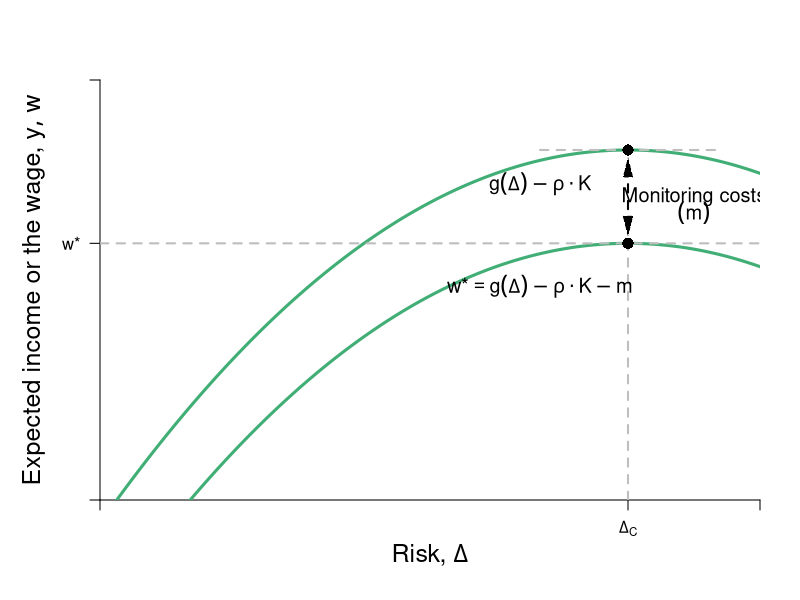

Here is the R script that generated this plot:
require(shape)
pdf(file = "capitalism/risk_contrast_monitoring.pdf", width = 9, height = 7)

#Set parameters for graphics
axislabelsize <- 1.5
labelsize <- 1.2
graphlinewidth <- 3
segmentlinewidth <- 2
a <- c(2, 4, 6)


COL <- c("#7fc97f", "#beaed4", "#fdc086", "#ffff99", "#386cb0", "#f0027f", "#bf5b17", "#666666")
COLA <- c("#e0f3db", "#99d8c9","#66c2a4","#41ae76", "#238b45", "#005824")
COLB <- c("#c6dbef", "#4eb3d3", "#2b8cbe", "#0868ac","#084081")
COLC <- c("#fcfbfd", "#efedf5", "#dadaeb", "#bcbddc", "#9e9ac8", "#807dba", "#6a51a3", "#54278f", "#3f007d")

par(mar =  c(5, 5, 4, 2))
xlims <- c(0, 15)
ylims <- c(0, 18)

riskreturn <- function(g, int1 = 14, int2 = 4, coeff = 1/3){
  int1 - (int2 - (coeff)*g)^2
}

uA <- function(y, g, slope = 0.5){
  y + y*g  - slope*g^2
}

indiffA <- function(g, intercept = 3, slope1 = 0.25, slope2 = 0.12){
  intercept  + slope1*g + slope2*g^2
}

indiffA2 <- function(g, intercept = 3, slope1 = 0.25, slope2 = 0.05){
  intercept  + slope1*g + slope2*g^2
}

#Plot command 
plot(0, 0, xlim = xlims, ylim = ylims, 
     type = "n",
     xlab = expression(paste("")),
     ylab = expression(paste("")), 
     axes = FALSE,
     # xlab = expression(paste("Bob's Payoff, ", u^B)),
     # ylab = expression(paste("Alfredo's Payoff, ", u^A)),
     #xaxt = "n", 
     #yaxt = "n", 
     cex.lab = axislabelsize, 
     bty = "n", 
     xaxs="i", 
     yaxs="i"
)


#Customize ticks and labels for the plot
# ticksy <- seq(ylims[1], ylims[2], 3)
# ylabels <- seq(ylims[1], ylims[2], 3)
# ticksx <- seq(xlims[1], xlims[2], 5)
# xlabels <- seq(xlims[1], xlims[2], 5)
ticksx <- c(0, 12, xlims[2])
xlabels <- c(NA, expression(paste(Delta[C])), NA)
ticksy <- c(0, 11, ylims[2])
ylabels <- c(NA, expression(paste(w,"*")), NA)

axis(1, at = ticksx, pos = 0, labels = xlabels)
axis(2, at = ticksy, pos = 0, labels = ylabels, las = 1)

#Axis labels and draw linear utility function
mtext(expression(paste("Risk, ", Delta)), side = 1, line = 2.5, cex = axislabelsize)
text(-1.5, 0.5*ylims[2], expression(paste("Expected income or the wage, ", list(y, w))), xpd = TRUE, cex = axislabelsize, srt = 90) 


npts <- 500 
xx1 <- seq(xlims[1], xlims[2], length.out = npts)
#lines(xx1, riskreturn(xx1, int1 = 5.7), col = COLA[4], lwd = graphlinewidth, lty = 1)
lines(xx1, riskreturn(xx1, int1 = 11), col = COLA[4], lwd = graphlinewidth, lty = 1)
lines(xx1, riskreturn(xx1, int1 = 15), col = COLA[4], lwd = graphlinewidth, lty = 1)
# lines(xx1, indiffA(xx1, intercept = 4.4), col = COLB[3], lwd = graphlinewidth, lty = 1)
# lines(xx1, indiffA(xx1, intercept = 8), col = COLB[3], lwd = graphlinewidth, lty = 1)
# lines(xx1, indiffA2(xx1, intercept = 7.1), col = COLB[5], lwd = graphlinewidth, lty = 1)
# lines(xx1, indiffA2(xx1, intercept = 10), col = COLB[5], lwd = graphlinewidth, lty = 1)

#Add points a, b, c and d
segments(12, 0, 12, riskreturn(int1 = 11, g = 12), lty = 2, col = "gray", lwd = segmentlinewidth)
segments(10, riskreturn(int1 = 15, g = 12), 14, riskreturn(int1 = 15, g = 12), lty = 2, col = "gray", lwd = segmentlinewidth)
#text(5.6 + 0.25, riskreturn(g = 5.6) - 0.3, expression(A), cex = labelsize)
# 


# segments(7.5, 0, 7.5, riskreturn(g = 7.5) , lty = 2, col = "gray", lwd = segmentlinewidth)
# segments(0, riskreturn(g = 7.5) , 7.5, riskreturn(g = 7.5) , lty = 2, col = "gray", lwd = segmentlinewidth)
# points(7.5, riskreturn(g = 7.5) , pch = 16, col = "black", cex = 1.5)
# text(7.5 + 0.25, riskreturn(g = 8) - 1, expression(B), cex = labelsize)

#Segment for next best wage offer
segments(0, 11, xlims[2], 11, lty = 2, col = "gray", lwd = segmentlinewidth)


points(12, riskreturn(int1 = 15, g = 12), pch = 16, col = "black", cex = 1.5)

points(12, riskreturn(int1 = 11, g = 12), pch = 16, col = "black", cex = 1.5)




#Label risk return schedule
text(10, riskreturn(g = 14), expression(paste(g(Delta) - rho%.%K) ), cex = labelsize)

text(10, riskreturn(int1 = 11, g = 14)-1.4, expression(paste(w,"*",phantom()==g(Delta) - rho%.%K - m) ), cex = labelsize)

Arrows(12, riskreturn(int1 = 15, g = 12) - 0.75, 12, riskreturn(int1 = 11, g = 12) + 0.75, col = "black", lty = 2, lwd = 2, arr.type = "triangle", arr.lwd = 0.5, code = 3)
text(13.5, 13, expression(paste("Monitoring costs")), cex = labelsize)
text(13.5, 12.3, expression(paste((m))), cex = labelsize)

#Label value functions
# text(12.2, 17, expression(v[1]^B), cex = labelsize)
# text(10.1, 17, expression(v[2]^B), cex = labelsize)
# text(8.8, 17, expression(v[1]^A), cex = labelsize)
# text(7.2, 17, expression(v[2]^A), cex = labelsize)


dev.off()
